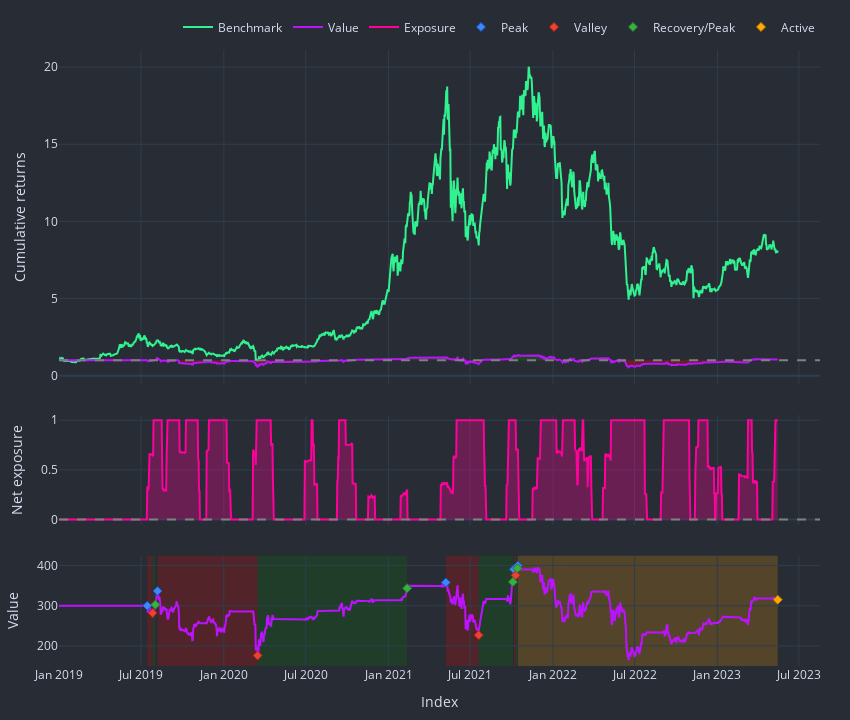

This figure's notebook cell:
### Markdown cell above
[Please see sources](https://github.com/polakowo/vectorbt/blob/master/vectorbt/generic/plots_builder.py)

### Code cell
crypto_pf.plot(
    subplots = [  # iterable where each element can be a subplot name (or 'all') or a tuple of name and a settings dict as in `PlotsBuilderMixin.subplots`.
      'cum_returns',
      'net_exposure',
      'drawdowns'
    ],   
    tags = None,
    column=None, # you may check pf.wrapper.columns
    group_by = True,
    silence_warnings = None,
    template_mapping = None,
    settings = None,
    filters = None,
    subplot_settings = None,
    show_titles = False,
    hide_id_labels = True,
    group_id_labels = None,
    make_subplots_kwargs = {
      'row_heights': [1, 0.33, 0.33],
      'vertical_spacing': 0.05
    },
    # **layout_kwargs
    paper_bgcolor = '#282c34',
    plot_bgcolor = '#282c34'

    
).show()

### Figure 1 — Plotly figure (JSON) as saved in the notebook; plotly's stock layout.template omitted (floating-point values rounded to 4 significant figures; data arrays with more than 128 entries replaced by an {"elided": "..."} marker saying what was removed)
{"data": [{"legendgroup": "0", "line": {"color": "#30F290"}, "name": "Benchmark", "showlegend": true, "type": "scatter", "uid": "e00b3c0d-57b1-4380-a8dd-ed1a40def881", "x": {"elided": "1597 str values"}, "xaxis": "x", "y": {"elided": "1597 float values"}, "yaxis": "y"}, {"hoverinfo": "skip", "legendgroup": "1", "line": {"color": "rgba(0, 0, 0, 0)", "width": 0}, "opacity": 0, "showlegend": false, "type": "scatter", "uid": "92d9e743-f73d-42ee-8d80-e2ba9545caa6", "x": {"elided": "1597 str values"}, "xaxis": "x", "y": {"elided": "1597 int values"}, "yaxis": "y"}, {"connectgaps": false, "fill": "tonexty", "fillcolor": "rgba(0, 128, 0, 0.3)", "hoverinfo": "skip", "legendgroup": "1", "line": {"color": "rgba(0, 0, 0, 0)", "width": 0}, "opacity": 0, "showlegend": false, "type": "scatter", "uid": "e5062a1a-f9c2-4654-9712-70e2543179d7", "x": {"elided": "1597 str values"}, "xaxis": "x", "y": {"elided": "1597 float values"}, "yaxis": "y"}, {"hoverinfo": "skip", "legendgroup": "1", "line": {"color": "rgba(0, 0, 0, 0)", "width": 0}, "opacity": 0, "showlegend": false, "type": "scatter", "uid": "c24c8248-53ef-49c6-906a-a6f700cda6d0", "x": {"elided": "1597 str values"}, "xaxis": "x", "y": {"elided": "1597 int values"}, "yaxis": "y"}, {"connectgaps": false, "fill": "tonexty", "fillcolor": "rgba(255, 0, 0, 0.3)", "hoverinfo": "skip", "legendgroup": "1", "line": {"color": "rgba(0, 0, 0, 0)", "width": 0}, "opacity": 0, "showlegend": false, "type": "scatter", "uid": "91c83d7e-4df1-4328-8715-db88866fd14d", "x": {"elided": "1597 str values"}, "xaxis": "x", "y": {"elided": "1597 float values"}, "yaxis": "y"}, {"legendgroup": "2", "line": {"color": "#bc13fe"}, "name": "Value", "showlegend": true, "type": "scatter", "uid": "1ef457a4-73b4-4eca-b4a8-80bb0cd7cbd5", "x": {"elided": "1597 str values"}, "xaxis": "x", "y": {"elided": "1597 float values"}, "yaxis": "y"}, {"hoverinfo": "skip", "legendgroup": "1", "line": {"color": "rgba(0, 0, 0, 0)", "width": 0}, "opacity": 0, "showlegend": false, "type": "scatter", "uid": "211d31a3-5f2c-428e-abba-609f7c240bf6", "x": {"elided": "1597 str values"}, "xaxis": "x", "y": {"elided": "1597 int values"}, "yaxis": "y"}, {"hoverinfo": "skip", "legendgroup": "1", "line": {"color": "rgba(0, 0, 0, 0)", "width": 0}, "opacity": 0, "showlegend": false, "type": "scatter", "uid": "62a84542-05c4-4f92-88b7-7b4ad8d83a98", "x": {"elided": "1597 str values"}, "xaxis": "x2", "y": {"elided": "1597 int values"}, "yaxis": "y2"}, {"connectgaps": false, "fill": "tonexty", "fillcolor": "rgba(254,1,154,0.3000)", "hoverinfo": "skip", "legendgroup": "1", "line": {"color": "rgba(0, 0, 0, 0)", "width": 0}, "opacity": 0, "showlegend": false, "type": "scatter", "uid": "01b3c168-ceb0-4c9a-ab0b-2a8c6798a587", "x": {"elided": "1597 str values"}, "xaxis": "x2", "y": {"elided": "1597 float values"}, "yaxis": "y2"}, {"legendgroup": "3", "line": {"color": "#fe019a"}, "name": "Exposure", "showlegend": true, "type": "scatter", "uid": "73a963cf-61ae-4747-b83b-738e62eba7c6", "x": {"elided": "1597 str values"}, "xaxis": "x2", "y": {"elided": "1597 float values"}, "yaxis": "y2"}, {"hoverinfo": "skip", "legendgroup": "1", "line": {"color": "rgba(0, 0, 0, 0)", "width": 0}, "opacity": 0, "showlegend": false, "type": "scatter", "uid": "e35d839b-ded1-4a0c-b08d-782905503529", "x": {"elided": "1597 str values"}, "xaxis": "x2", "y": {"elided": "1597 int values"}, "yaxis": "y2"}, {"legendgroup": "2", "line": {"color": "#bc13fe"}, "name": "Value", "showlegend": false, "type": "scatter", "uid": "244d9888-8635-4326-8df2-3ad7a947606e", "x": {"elided": "1597 str values"}, "xaxis": "x3", "y": {"elided": "1597 float values"}, "yaxis": "y3"}, {"customdata": [[0], [2], [5], [6], [7]], "hovertemplate": "Drawdown Id: %{customdata[0]}<br>Peak Timestamp: %{x}<br>Peak Value: %{y}", "legendgroup": "4", "marker": {"color": "#4285F4", "line": {"color": "rgb(11,84,205)", "width": 1}, "size": 7, "symbol": "diamond"}, "mode": "markers", "name": "Peak", "type": "scatter", "uid": "e282c29c-1122-4d60-903c-88a64ee221d7", "x": ["2019-07-15T00:00:00+00:00", "2019-08-07T00:00:00+00:00", "2021-05-08T00:00:00+00:00", "2021-10-06T00:00:00+00:00", "2021-10-15T00:00:00+00:00"], "xaxis": "x3", "y": [300, 336.7, 357.9, 390.5, 399.6], "yaxis": "y3"}, {"customdata": [["0", "-0.06056478413259773", "12 days 00:00:00"], ["2", "-0.4768320425838285", "222 days 00:00:00"], ["5", "-0.36591178669079777", "73 days 00:00:00"], ["6", "-0.03826264920878686", "4 days 00:00:00"]], "hovertemplate": "Drawdown Id: %{customdata[0]}<br>Valley Timestamp: %{x}<br>Valley Value: %{y}<br>Drawdown: %{customdata[1]:.2%}<br>Duration: %{customdata[2]}", "legendgroup": "5", "marker": {"color": "#EA4335", "line": {"color": "rgb(181,31,18)", "width": 1}, "size": 7, "symbol": "diamond"}, "mode": "markers", "name": "Valley", "type": "scatter", "uid": "4e5e2af5-cd68-4683-b9be-2e05b270ff6a", "x": ["2019-07-27T00:00:00+00:00", "2020-03-16T00:00:00+00:00", "2021-07-20T00:00:00+00:00", "2021-10-10T00:00:00+00:00"], "xaxis": "x3", "y": [281.8, 176.1, 227.0, 375.6], "yaxis": "y3"}, {"customdata": [["0", "0.07402191204521272", "6 days 00:00:00"], ["2", "0.9499444203328082", "332 days 00:00:00"], ["5", "0.5825107333536217", "76 days 00:00:00"], ["6", "0.04671848205415615", "4 days 00:00:00"]], "hovertemplate": "Drawdown Id: %{customdata[0]}<br>End Timestamp: %{x}<br>End Value: %{y}<br>Return: %{customdata[1]:.2%}<br>Duration: %{customdata[2]}", "legendgroup": "6", "marker": {"color": "#37B13F", "line": {"color": "rgb(38,123,44)", "width": 1}, "size": 7, "symbol": "diamond"}, "mode": "markers", "name": "Recovery/Peak", "type": "scatter", "uid": "7dabfdc2-d5ab-422f-bb51-dd0fa41dedd1", "x": ["2019-08-02T00:00:00+00:00", "2021-02-11T00:00:00+00:00", "2021-10-04T00:00:00+00:00", "2021-10-14T00:00:00+00:00"], "xaxis": "x3", "y": [302.7, 343.4, 359.2, 393.1], "yaxis": "y3"}, {"customdata": [["7", "-0.5899944285874181", "577 days 00:00:00"]], "hovertemplate": "Drawdown Id: %{customdata[0]}<br>End Timestamp: %{x}<br>End Value: %{y}<br>Return: %{customdata[1]:.2%}<br>Duration: %{customdata[2]}", "legendgroup": "7", "marker": {"color": "#FFAA00", "line": {"color": "rgb(178,118,0)", "width": 1}, "size": 7, "symbol": "diamond"}, "mode": "markers", "name": "Active", "type": "scatter", "uid": "2ca1187b-67c5-4dfe-93aa-c166f54d3872", "x": ["2023-05-15T00:00:00+00:00"], "xaxis": "x3", "y": [315.0], "yaxis": "y3"}], "layout": {"height": 720, "legend": {"orientation": "h", "traceorder": "normal", "x": 1, "xanchor": "right", "y": 1.014, "yanchor": "bottom"}, "margin": {"b": 30, "l": 30, "r": 30, "t": 30}, "paper_bgcolor": "#282c34", "plot_bgcolor": "#282c34", "shapes": [{"line": {"color": "gray", "dash": "dash"}, "type": "line", "x0": 0, "x1": 1, "xref": "paper", "y0": 1, "y1": 1, "yref": "y"}, {"line": {"color": "gray", "dash": "dash"}, "type": "line", "x0": 0, "x1": 1, "xref": "paper", "y0": 0, "y1": 0, "yref": "y2"}, {"fillcolor": "red", "layer": "below", "line": {"width": 0}, "opacity": 0.2, "type": "rect", "x0": "2019-07-15T00:00:00+00:00", "x1": "2019-07-27T00:00:00+00:00", "xref": "x3", "y0": 0, "y1": 0.1789, "yref": "paper"}, {"fillcolor": "red", "layer": "below", "line": {"width": 0}, "opacity": 0.2, "type": "rect", "x0": "2019-08-07T00:00:00+00:00", "x1": "2020-03-16T00:00:00+00:00", "xref": "x3", "y0": 0, "y1": 0.1789, "yref": "paper"}, {"fillcolor": "red", "layer": "below", "line": {"width": 0}, "opacity": 0.2, "type": "rect", "x0": "2021-05-08T00:00:00+00:00", "x1": "2021-07-20T00:00:00+00:00", "xref": "x3", "y0": 0, "y1": 0.1789, "yref": "paper"}, {"fillcolor": "red", "layer": "below", "line": {"width": 0}, "opacity": 0.2, "type": "rect", "x0": "2021-10-06T00:00:00+00:00", "x1": "2021-10-10T00:00:00+00:00", "xref": "x3", "y0": 0, "y1": 0.1789, "yref": "paper"}, {"fillcolor": "green", "layer": "below", "line": {"width": 0}, "opacity": 0.2, "type": "rect", "x0": "2019-07-27T00:00:00+00:00", "x1": "2019-08-02T00:00:00+00:00", "xref": "x3", "y0": 0, "y1": 0.1789, "yref": "paper"}, {"fillcolor": "green", "layer": "below", "line": {"width": 0}, "opacity": 0.2, "type": "rect", "x0": "2020-03-16T00:00:00+00:00", "x1": "2021-02-11T00:00:00+00:00", "xref": "x3", "y0": 0, "y1": 0.1789, "yref": "paper"}, {"fillcolor": "green", "layer": "below", "line": {"width": 0}, "opacity": 0.2, "type": "rect", "x0": "2021-07-20T00:00:00+00:00", "x1": "2021-10-04T00:00:00+00:00", "xref": "x3", "y0": 0, "y1": 0.1789, "yref": "paper"}, {"fillcolor": "green", "layer": "below", "line": {"width": 0}, "opacity": 0.2, "type": "rect", "x0": "2021-10-10T00:00:00+00:00", "x1": "2021-10-14T00:00:00+00:00", "xref": "x3", "y0": 0, "y1": 0.1789, "yref": "paper"}, {"fillcolor": "orange", "layer": "below", "line": {"width": 0}, "opacity": 0.2, "type": "rect", "x0": "2021-10-15T00:00:00+00:00", "x1": "2023-05-15T00:00:00+00:00", "xref": "x3", "y0": 0, "y1": 0.1789, "yref": "paper"}], "showlegend": true, "width": 850, "xaxis": {"anchor": "y", "domain": [0, 1], "matches": "x3", "showticklabels": false}, "xaxis2": {"anchor": "y2", "domain": [0, 1], "matches": "x3", "showticklabels": false}, "xaxis3": {"anchor": "y3", "domain": [0, 1], "title": {"text": "Index"}}, "yaxis": {"anchor": "x", "domain": [0.4578, 1], "title": {"text": "Cumulative returns"}}, "yaxis2": {"anchor": "x2", "domain": [0.2289, 0.4078], "title": {"text": "Net exposure"}}, "yaxis3": {"anchor": "x3", "domain": [0, 0.1789], "title": {"text": "Value"}}}}
